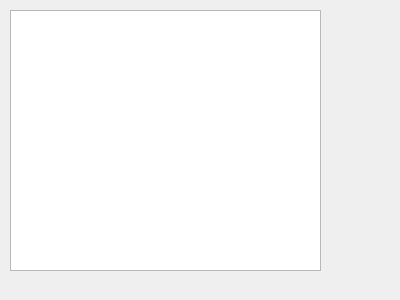
<?xml version="1.0" encoding="UTF-8"?>
<ui version="4.0">
 <class>Form</class>
 <widget class="QWidget" name="Form">
  <property name="geometry">
   <rect>
    <x>0</x>
    <y>0</y>
    <width>400</width>
    <height>300</height>
   </rect>
  </property>
  <property name="windowTitle">
   <string>Form</string>
  </property>
  <widget class="QListView" name="listView">
   <property name="geometry">
    <rect>
     <x>10</x>
     <y>10</y>
     <width>311</width>
     <height>261</height>
    </rect>
   </property>
  </widget>
 </widget>
 <resources/>
 <connections/>
</ui>
